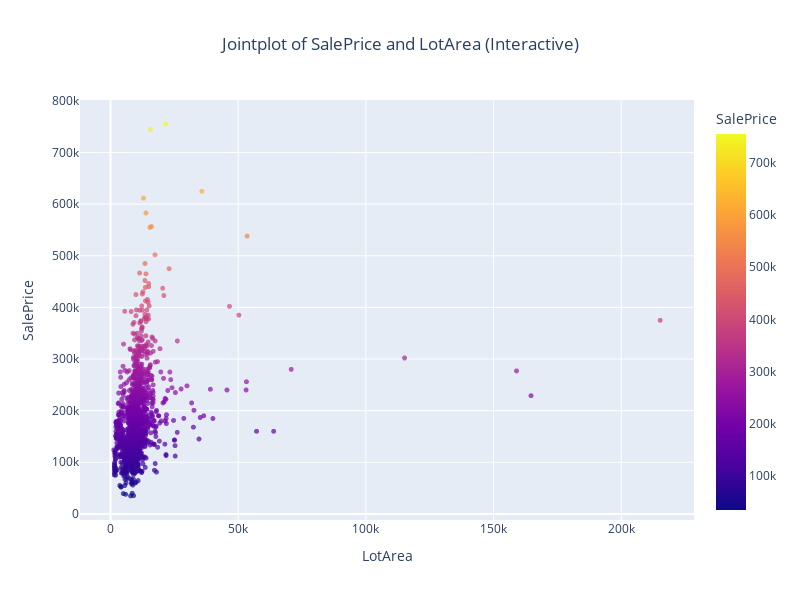

Source (notebook cell):
### Code cell
#jointplot with respect to sales price and LotArea
# Create a jointplot with respect to SalePrice and LotArea
sns.jointplot(x='LotArea', y='SalePrice', data=df, kind='scatter', color='purple')
plt.suptitle('Jointplot of SalePrice and LotArea', y=1.02)
plt.tight_layout()
plt.show()
# Create a Plotly version of the jointplot
fig = px.scatter(df, x='LotArea', y='SalePrice', color='SalePrice', title='Jointplot of SalePrice and LotArea (Interactive)',
                   color_continuous_scale=px.colors.sequential.Plasma)
fig.update_traces(marker=dict(size=5, opacity=0.7), selector=dict(mode='markers'))
fig.update_layout(
    width=800,
    height=600,
    title_x=0.5
)
fig.show()

### Figure 1 — Plotly figure (JSON) as saved in the notebook; plotly's stock layout.template omitted (floating-point values rounded to 4 significant figures; data arrays with more than 128 entries replaced by an {"elided": "..."} marker saying what was removed)
{"data": [{"hovertemplate": "LotArea=%{x}<br>SalePrice=%{marker.color}<extra></extra>", "legendgroup": "", "marker": {"color": {"elided": "1460 int values"}, "coloraxis": "coloraxis", "opacity": 0.7, "size": 5, "symbol": "circle"}, "mode": "markers", "name": "", "showlegend": false, "type": "scattergl", "x": {"elided": "1460 int values"}, "xaxis": "x", "y": {"elided": "1460 int values"}, "yaxis": "y"}], "layout": {"coloraxis": {"colorbar": {"title": {"text": "SalePrice"}}, "colorscale": [[0, "#0d0887"], [0.1111, "#46039f"], [0.2222, "#7201a8"], [0.3333, "#9c179e"], [0.4444, "#bd3786"], [0.5556, "#d8576b"], [0.6667, "#ed7953"], [0.7778, "#fb9f3a"], [0.8889, "#fdca26"], [1, "#f0f921"]]}, "height": 600, "legend": {"tracegroupgap": 0}, "title": {"text": "Jointplot of SalePrice and LotArea (Interactive)", "x": 0.5}, "width": 800, "xaxis": {"anchor": "y", "domain": [0, 1], "title": {"text": "LotArea"}}, "yaxis": {"anchor": "x", "domain": [0, 1], "title": {"text": "SalePrice"}}}}
